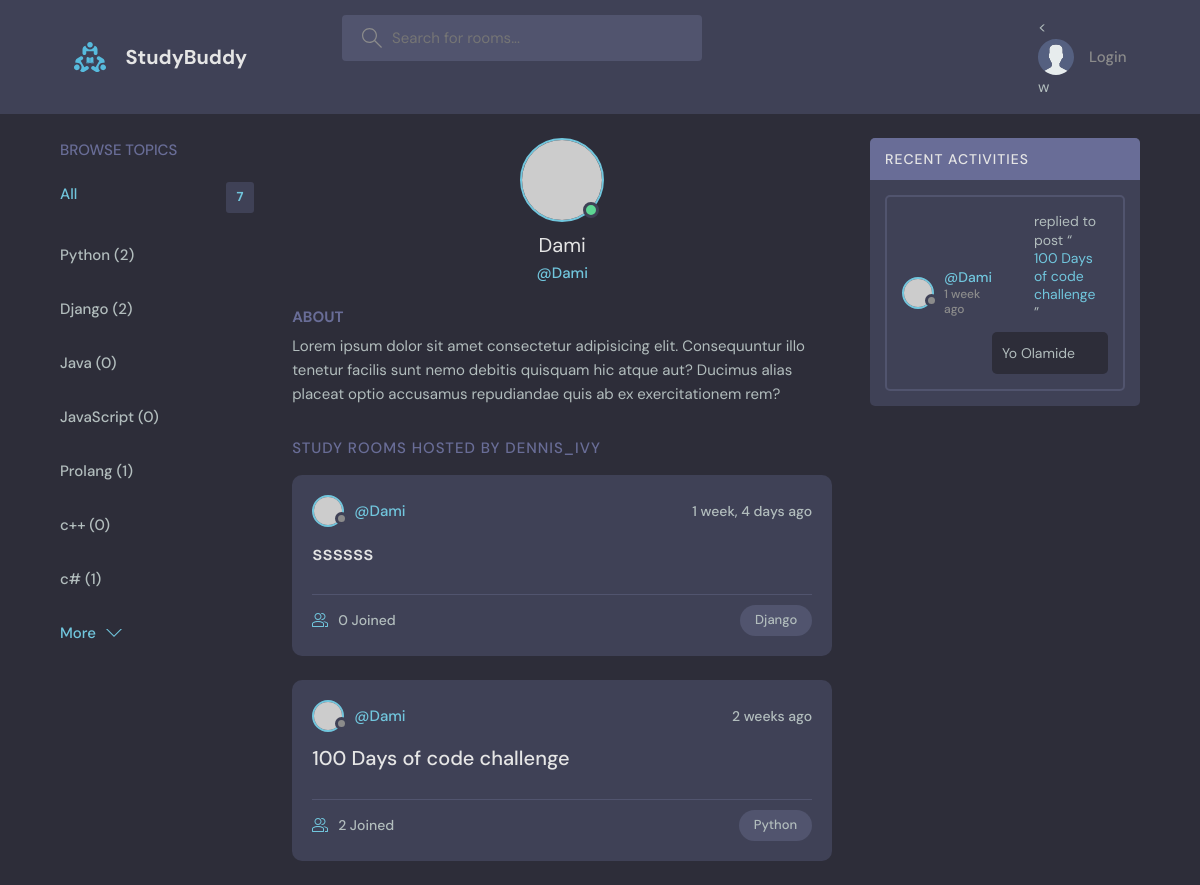
Page /profile/1/ on the committed database.
### base/models.py (models this page shows, shortened)
class Topic(models.Model):
    name = models.CharField(max_length=200)

class Room(models.Model):
    host = models.ForeignKey(User,on_delete=models.SET_NULL,null=True)
    topic  = models.ForeignKey(Topic,on_delete=models.SET_NULL,null=True)
    name = models.CharField(max_length=200)
    description = models.TextField(null = True, blank=True)
    participants = models.ManyToManyField(User, related_name='participants',
                                          blank=True)
    updated = models.DateTimeField(auto_now=True)
    created = models.DateTimeField(auto_now_add=True)
    class Meta:
        ordering = ['-updated','-created']
    def __str__(self):
        return self.name

class Message(models.Model):
    user = models.ForeignKey(User, on_delete=models.CASCADE)
    room = models.ForeignKey(Room,on_delete=models.CASCADE)
    body = models.TextField()
    updated = models.DateTimeField(auto_now=True)
    created = models.DateTimeField(auto_now_add=True)
    class Meta:
        ordering = ['-updated','-created']

### base/views.py (the view)
# urls.py: path('profile/<str:pk>/', views.userProfile, name="user-profile"),
def userProfile(request,pk):
    user =User.objects.get(id=pk)
    rooms = user.room_set.all()
    room_messages = user.message_set.all()
    topics = Topic.objects.all()
    context = {'user': user, 'rooms': rooms, 'room_messages':
               room_messages, 'topics': topics}
    return render(request, 'base/profile.html', context)

### base/templates/base/profile.html (shortened to what this page needs)
{% extends 'main.html'%}
{% block content %}
  <main class="profile-page layout layout--3">
    <div class="container">
      {% include 'base/topics_component.html' %}
      <div class="roomList">
        <div class="profile">
          <div class="profile__avatar">
            <div class="avatar avatar--large active">
              <img src="https://randomuser.me/api/portraits/men/11.jpg" />
            </div>
          </div>
          <div class="profile__info">
            <h3>{{user.username}}</h3>
            <p>@{{user.username}}</p>
          </div>
          <div class="profile__about">
            <h3>About</h3>
            <p>
              Lorem ipsum dolor sit amet consectetur adipisicing elit. Consequuntur illo tenetur
              facilis sunt nemo debitis quisquam hic atque aut? Ducimus alias placeat optio
              accusamus repudiandae quis ab ex exercitationem rem?
            </p>
          </div>
        </div>
        <div class="roomList__header">
          <div>
            <h2>Study Rooms Hosted by dennis_ivy</a>
            </h2>
          </div>
        </div>
        {% include 'base/feed_component.html' %}
      </div>
      {% include 'base/activity_component.html' %}
    </div>
  </main>
{% endblock content %}

### base/templates/base/topics_component.html
<div class="topics">
    <div class="topics__header">
      <h2>Browse Topics</h2>
    </div>
    <ul class="topics__list">
      <li>
        <a href="{% url 'home' %}" class="active">All <span>{{topics.count}}</span></a>
      </li>
      {% for topic in topics %}
      <li>
        <a href="{% url 'home' %}?q={{ topic.name }}">{{ topic.name }} ({{ topic.room_set.all.count }})</a>
    </li>
      {% endfor %}
    </ul>
    <a class="btn btn--link" href="topics.html">
      More
      <svg version="1.1" xmlns="http://www.w3.org/2000/svg" width="32" height="32" viewBox="0 0 32 32">
        <title>chevron-down</title>
        <path d="M16 21l-13-13h-3l16 16 16-16h-3l-13 13z"></path>
      </svg>
    </a>
  </div>

### base/templates/base/feed_component.html (shortened to what this page needs)
{% for room in rooms %}
<div class="roomListRoom">
    <div class="roomListRoom__header">
      <a href="{% url 'user-profile' room.host.id %}" class="roomListRoom__author">
        <div class="avatar avatar--small">
          <img src="https://randomuser.me/api/portraits/women/11.jpg" />
        </div>
        <span>@{{room.host.username}}</span>
      </a>
      <div class="roomListRoom__actions">
        <span>{{room.created|timesince}} ago</span>
      </div>
    </div>
    <div class="roomListRoom__content">
      <a href="{% url 'room' room.id %}">{{room.name}}</a>
    </div>
    <div class="roomListRoom__meta">
      <a href="{% url 'room' room.id %}" class="roomListRoom__joined">
        {{room.participants.all.count}} Joined
      </a>
      <p class="roomListRoom__topic">{{room.topic.name}}</p>
    </div>
  </div>
 {% endfor %}

### base/templates/base/activity_component.html (shortened to what this page needs)
<div class="activities">
    <div class="activities__header">
      <h2>Recent Activities</h2>
    </div>
    {% for message in room_messages %}
    <div class="activities__box">
      <div class="activities__boxHeader roomListRoom__header">
        <a href="{% url 'user-profile' message.user.id % }" class="roomListRoom__author">
          <div class="avatar avatar--small">
            <img src="https://randomuser.me/api/portraits/women/11.jpg" />
          </div>
          <p>
            @{{ message.user.username }}
            <span> {{ message.created|timesince }} ago</span>
          </p>
        </a>
      <div class="activities__boxContent">
        <p>replied to post “<a href="{% url 'room' message.room.id %}">{{message.room}}</a>”</p>
        <div class="activities__boxRoomContent">
          {{message.body}}
        </div>
      </div>
    </div>
    {% endfor %}
  </div>

### rows in the picture
Topic: name "Python", room_set.all.count "2"
Topic: name "Django", room_set.all.count "2"
Topic: name "Java", room_set.all.count "0"
Topic: name "JavaScript", room_set.all.count "0"
Topic: name "Prolang", room_set.all.count "1"
Topic: name "c++", room_set.all.count "0"
Topic: name "c#", room_set.all.count "1"
Room: host.username "Dami", created "1 week, 4 days", name "ssssss", participants.all.count "0", topic.name "Django"
Room: host.username "Dami", created "2 weeks", name "100 Days of code challenge", participants.all.count "2", topic.name "Python"
Message: user.username "Dami", created "1 week", room "100 Days of code challenge", body "Yo Olamide"

### other values in the picture
{{ topics.count }} "7"
{{ user.username }} "Dami"
